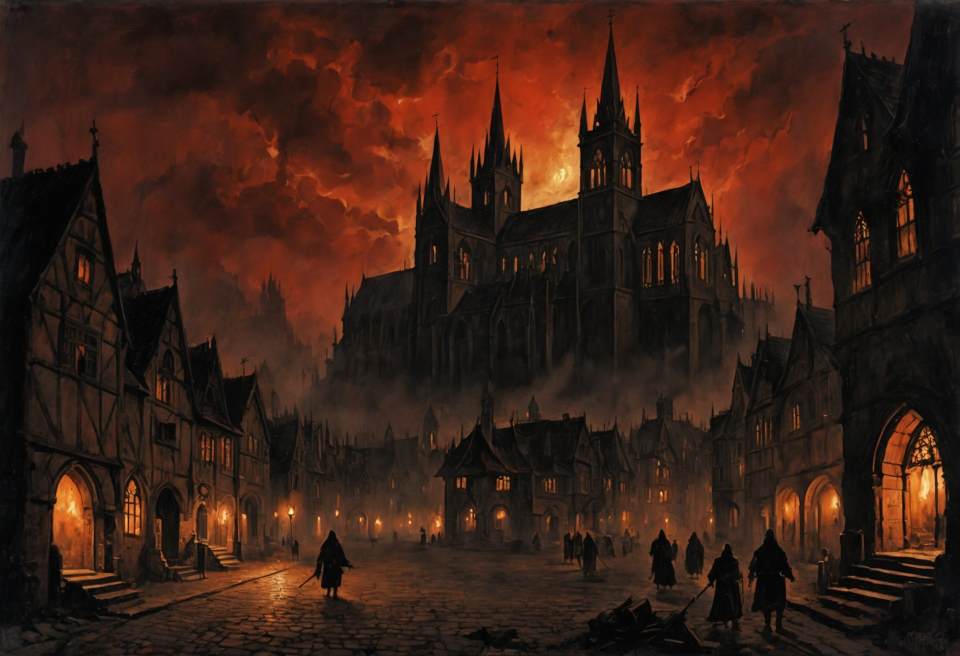
#> input picture Source/platform/aurora_os/devilution_launcher/assets/hero_diablo.jpg, 1920 x 1312 px, found by its file name (shown at 1/2 size); its folder holds 4 pictures in this run
$ python hero_upscale_test.py
#> lines starting #> are read from the running program, lines starting #| are printed output that depends on the picture
#> further down, src is the input picture: PIL image 1920x1312 RGB; mean R, G, B 58.7, 32.7, 22.5
# -*- coding: utf-8 -*-
"""Hero-арты: DAT x2 и вариант с дожаркой img2img 0.18 против резиновости."""
import base64
import io
import json
import os
import urllib.request

from PIL import Image, ImageFilter, ImageOps

opener = urllib.request.build_opener(urllib.request.ProxyHandler({}))

ASSETS = r"D:\pr\Aurora\devilutionX_auroraos\Source\platform\aurora_os\devilution_launcher\assets"
OUT = r"D:\pr\Aurora\devilutionX_auroraos\.screenshots\hero_upscale"
os.makedirs(OUT, exist_ok=True)

NEG = ("text, watermark, signature, logo, blurry, modern, photorealistic, "
       "people, characters, bright colors, low quality, deformed, smooth, plastic")

PROMPTS = {
    "diablo": (
        "Dark fantasy digital painting, medieval gothic town of Tristram at night, "
        "cathedral silhouette with single lit window, dying bonfire embers floating in air, "
        "deep browns and dark reds palette, golden torchlight accents, moody atmospheric fog, "
        "oil painting style with visible brushwork, 90s dark fantasy video game box art"
    ),
    "hellfire": (
        "Dark fantasy digital painting, infernal demon sigil glowing above ruined monastery, "
        "orange hellfire and ember storm, deep black-brown shadows, ominous heat haze, "
        "oil painting style with visible brushwork, 90s dark fantasy video game box art style"
    ),
    "demo": (
        "Dark fantasy digital painting, entrance to a dank dungeon crypt, single burning torch "
        "on stone wall, warm amber glow against cold darkness, subtle floating embers, "
        "oil painting style with visible brushwork, 90s dark fantasy game art"
    ),
}


def api(url, payload):
    req = urllib.request.Request(
        "http://127.0.0.1:7860" + url,
        data=json.dumps(payload).encode("utf-8"),
        headers={"Content-Type": "application/json"},
    )
    with opener.open(req, timeout=900) as resp:
        return json.load(resp)


def b64_img(im):
    buf = io.BytesIO()
    im.save(buf, "PNG")
    return base64.b64encode(buf.getvalue()).decode("ascii")


def upscale_dat(im):
    result = api("/sdapi/v1/extra-single-image", {
        "image": b64_img(im), "resize": 2, "upscaler_1": "DAT x2",
        "upscaler_2": "None", "upscale_first": True,
    })
    return Image.open(io.BytesIO(base64.b64decode(result["image"]))).convert("RGB")


def refine(im, prompt, seed):
    """Лёгкая дожарка микротекстуры: denoise 0.18 на полном чекпоинте."""
    result = api("/sdapi/v1/img2img", {
        "prompt": prompt, "negative_prompt": NEG,
        "init_images": [b64_img(im)], "resize_mode": 0,
        "width": im.size[0], "height": im.size[1],
        "steps": 20, "cfg_scale": 4.0, "sampler_name": "DPM++ 2M Karras",
        "seed": seed, "denoising_strength": 0.18,
    })
    return Image.open(io.BytesIO(base64.b64decode(result["images"][0]))).convert("RGB")


def edge_energy(im):
    g = ImageOps.grayscale(im)
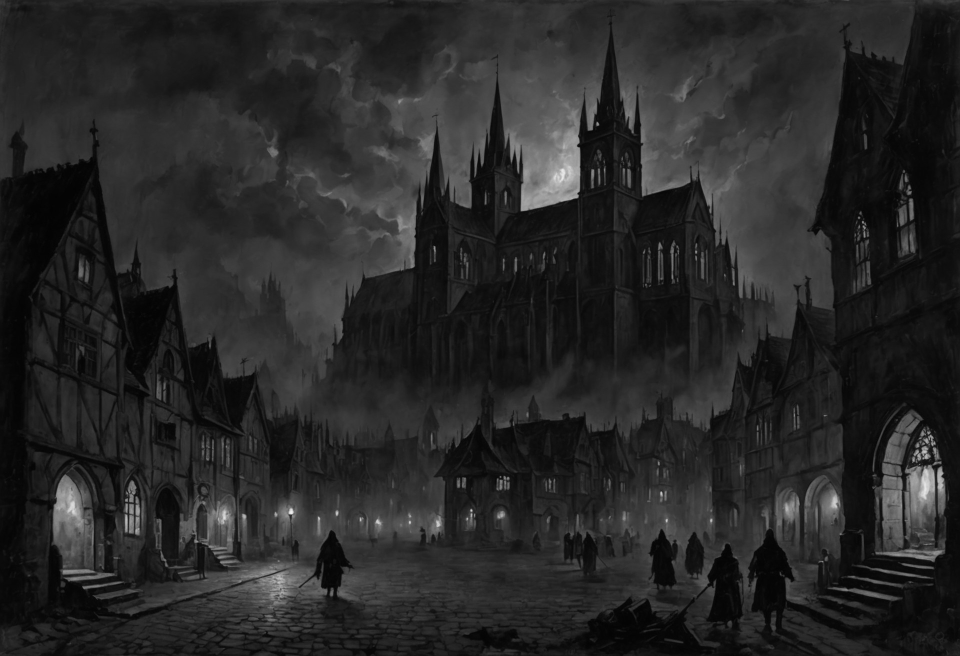
#> g: PIL image 1920x1312 L (shown at 1/2 size); min 1, max 241, mean 39.3
    e = g.filter(ImageFilter.FIND_EDGES)
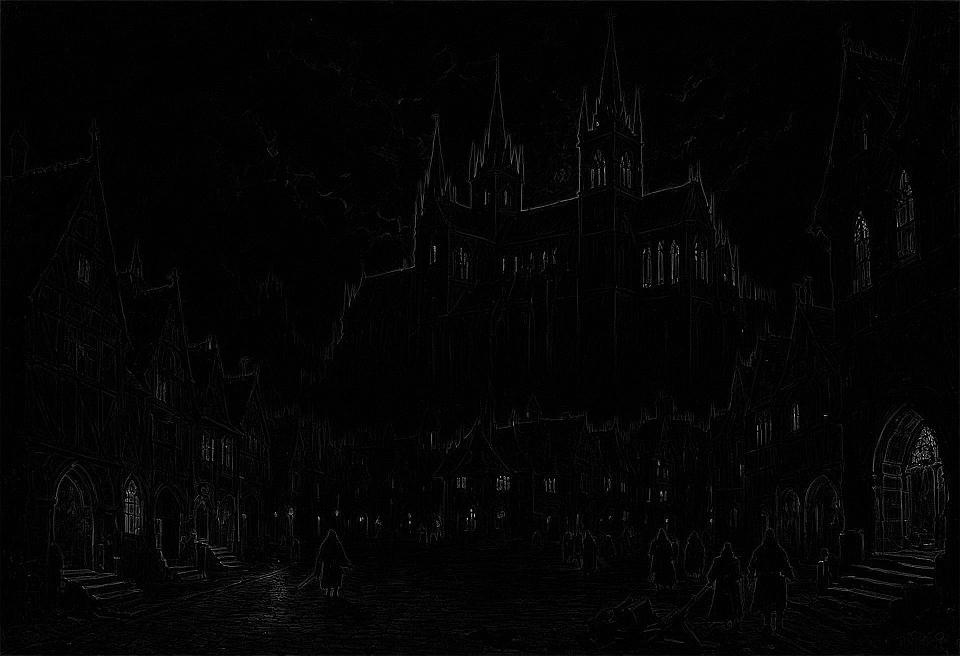
#> e: PIL image 1920x1312 L (shown at 1/2 size); min 0, max 255, mean 4.1
    w, h = e.size
#> w = 1920; h = 1312
    return sum(e.getdata()) / (w * h)


for key in ("diablo", "hellfire", "demo"):
    src = Image.open(os.path.join(ASSETS, "hero_%s.jpg" % key)).convert("RGB")
    e0 = edge_energy(src)
#> e0 = 4.06

    up = upscale_dat(src)
#> (the run stopped early here; a loop or call above may not have finished)
